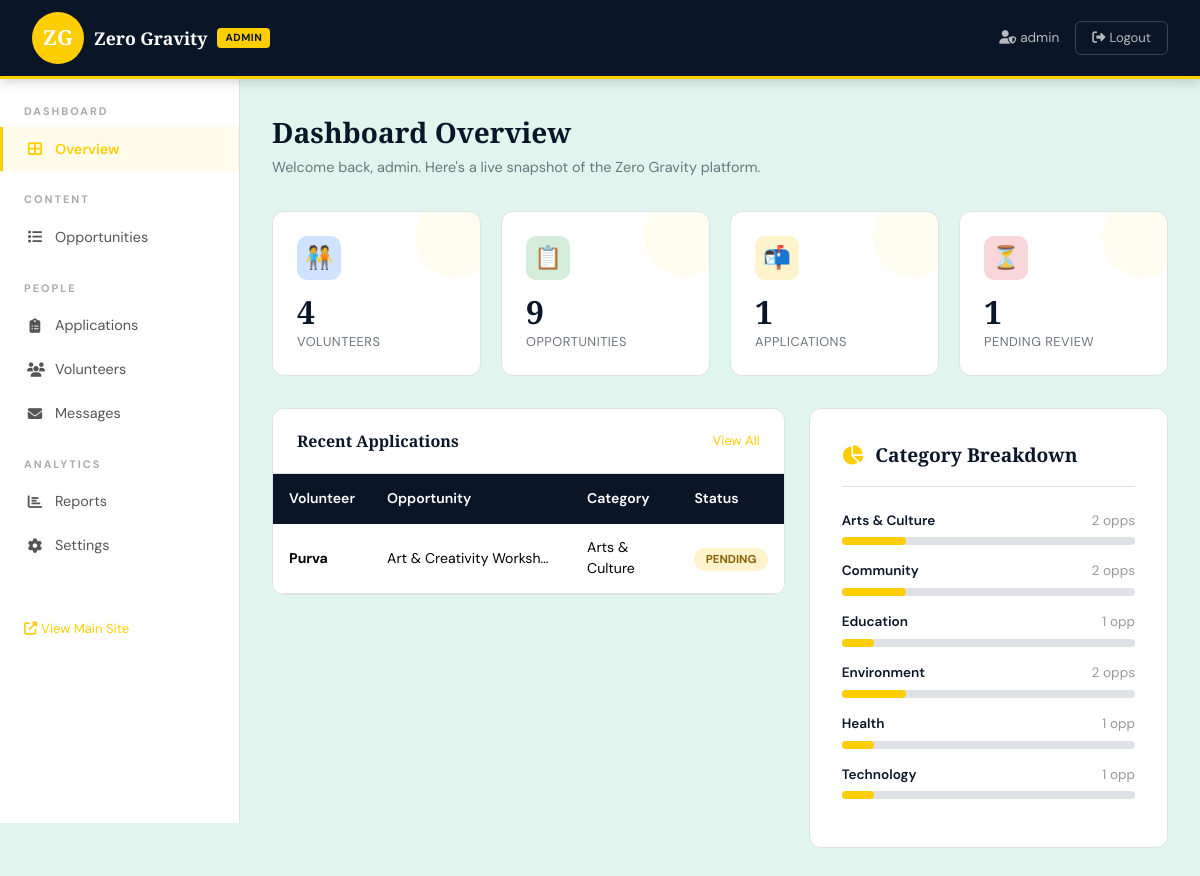
Screenshot of /admin/dashboard (signed in) with the database file from the repository.
### tables this page shows
CREATE TABLE applications (
        id INTEGER PRIMARY KEY AUTOINCREMENT,
        volunteer_id INTEGER,
        opportunity_id INTEGER,
        volunteer_name TEXT,
        volunteer_email TEXT,
        opp_title TEXT,
        opp_category TEXT,
        reason TEXT,
        experience TEXT,
        status TEXT DEFAULT 'pending',
        applied_date TEXT DEFAULT CURRENT_DATE,
        FOREIGN KEY(volunteer_id) REFERENCES volunteers(id),
        FOREIGN KEY(opportunity_id) REFERENCES opportunities(id)
    );

CREATE TABLE opportunities (
        id INTEGER PRIMARY KEY AUTOINCREMENT,
        title TEXT NOT NULL,
        category TEXT NOT NULL,
        location TEXT,
        schedule TEXT,
        duration TEXT,
        slots INTEGER DEFAULT 10,
        registered INTEGER DEFAULT 0,
        skills_required TEXT,
        description TEXT,
        contact_person TEXT,
        posted_date TEXT DEFAULT CURRENT_DATE,
        is_active INTEGER DEFAULT 1
    );

### app.py (the view)
@app.route('/admin/dashboard')
@admin_required
def admin_dashboard():
    db = get_db()
    stats = {
        'volunteers':    db.execute('SELECT COUNT(*) as c FROM volunteers').fetchone()['c'],
        'opportunities': db.execute('SELECT COUNT(*) as c FROM opportunities WHERE is_active=1').fetchone()['c'],
        'applications':  db.execute('SELECT COUNT(*) as c FROM applications').fetchone()['c'],
        'pending':       db.execute("SELECT COUNT(*) as c FROM applications WHERE status='pending'").fetchone()['c'],
    }
    recent_apps = db.execute('''SELECT a.*, v.city FROM applications a
        JOIN volunteers v ON a.volunteer_id=v.id
        ORDER BY a.id DESC LIMIT 5''').fetchall()
    cat_data = db.execute('SELECT category, COUNT(*) as cnt FROM opportunities GROUP BY category').fetchall()
    db.close()
    return render_template('admin/dashboard.html', stats=stats,
        recent_apps=recent_apps, cat_data=cat_data,
        admin_user=session.get('admin_username'))

### app.py (called while the page is built)
def get_db():
    conn = sqlite3.connect(DATABASE)
    conn.row_factory = sqlite3.Row
    return conn

def admin_required(f):
    @wraps(f)
    def decorated(*args, **kwargs):
        if not session.get('admin_logged_in'):
            return redirect(url_for('admin_login'))
        return f(*args, **kwargs)
    return decorated

### templates/admin/dashboard.html (shortened to what this page needs)
{% extends "admin/base.html" %}
{% block content %}
<div class="tab-title">Dashboard Overview</div>
<div class="tab-sub">Welcome back, {{ admin_user }}. Here's a live snapshot of the Zero Gravity platform.</div>
<div class="stat-grid">
  {% for icon, label, val, bg, col in [
    ('🧑‍🤝‍🧑','Volunteers', stats.volunteers, '#cfe2ff','#0a58ca'),
    ('📋','Opportunities', stats.opportunities,'#d4edda','#155724'),
    ('📬','Applications', stats.applications, '#fff3cd','#664d03'),
    ('⏳','Pending Review', stats.pending,     '#f8d7da','#721c24'),
  ] %}
  <div class="stat-card">
    <div class="stat-icon" style="background:{{ bg }};color:{{ col }};font-size:1.4rem;">{{ icon }}</div>
    <div class="stat-num">{{ val }}</div>
    <div class="stat-label">{{ label }}</div>
  </div>
  {% endfor %}
</div>
<div class="row g-4">
  <div class="col-lg-7">
    <div class="admin-table">
      <div style="padding:1.25rem 1.5rem;border-bottom:1px solid var(--zg-border);display:flex;justify-content:space-between;align-items:center;">
        <strong style="font-family:var(--ff-head);">Recent Applications</strong>
        <a href="{{ url_for('admin_applications') }}" style="font-size:0.82rem;color:var(--zg-accent);text-decoration:none;">View All</a>
      </div>
      {% if recent_apps %}
      <table class="table" style="margin:0;">
        <thead><tr><th>Volunteer</th><th>Opportunity</th><th>Category</th><th>Status</th></tr></thead>
        <tbody>
          {% for app in recent_apps %}
          <tr>
            <td><strong>{{ app['volunteer_name'] }}</strong></td>
            <td style="max-width:200px;white-space:nowrap;overflow:hidden;text-overflow:ellipsis;">{{ app['opp_title'] }}</td>
            <td>{{ app['opp_category'] }}</td>
            <td><span class="badge-status badge-{{ app['status'] }}">{{ app['status'] }}</span></td>
          </tr>
          {% endfor %}
        </tbody>
      </table>
      {% else %}
      <div style="padding:2rem;text-align:center;color:#999;font-size:0.88rem;">No applications yet.</div>
      {% endif %}
    </div>
  </div>
  <div class="col-lg-5">
    <div class="form-card" style="margin-bottom:0;">
      <div class="form-card-title"><i class="fas fa-chart-pie" style="color:var(--zg-accent);"></i>Category Breakdown</div>
      {% for row in cat_data %}
      {% set pct = ((row['cnt'] / stats.opportunities) * 100)|int if stats.opportunities > 0 else 0 %}
      <div style="margin-bottom:1rem;">
        <div style="display:flex;justify-content:space-between;font-size:0.85rem;margin-bottom:0.4rem;">
          <span style="font-weight:600;">{{ row['category'] }}</span><span style="color:#999;">{{ row['cnt'] }} opp{{ 's' if row['cnt'] > 1 }}</span>
        </div>
        <div style="background:var(--zg-border);border-radius:100px;height:8px;">
          <div style="background:var(--zg-accent);height:100%;border-radius:100px;width:{{ pct }}%;"></div>
        </div>
      </div>
      {% endfor %}
    </div>
  </div>
</div>
{% endblock %}

### static/css/admin.css (style rules this page uses)
:root { --zg-deep: #0a1628; --zg-blue: #1a3a6b; --zg-accent: #FFCE00; --zg-gold: #FFCE00; --zg-light: #E0F5EE; --zg-border: #dee2e6; --ff-head: 'Playfair Display', serif; --ff-body: 'DM Sans', sans-serif; }
*, *::before, *::after { box-sizing: border-box; margin: 0; padding: 0; }
body { font-family: var(--ff-body); background: var(--zg-light); color: var(--zg-deep); }
.tab-title { font-family: var(--ff-head); font-size: 1.75rem; font-weight: 900; margin-bottom: 0.25rem; }
.tab-sub { color: #6c757d; font-size: 0.9rem; margin-bottom: 2rem; }
.stat-grid { display: grid; grid-template-columns: repeat(auto-fill, minmax(180px, 1fr)); gap: 1.25rem; margin-bottom: 2rem; }
.stat-card { background: #fff; border-radius: 12px; padding: 1.5rem; border: 1px solid var(--zg-border); position: relative; overflow: hidden; }
.stat-card::before { content: ''; position: absolute; right: -15px; top: -15px; width: 80px; height: 80px; border-radius: 50%; opacity: 0.06; background: var(--zg-accent); }
.stat-icon { width: 44px; height: 44px; border-radius: 10px; display: flex; align-items: center; justify-content: center; font-size: 1.1rem; margin-bottom: 1rem; }
.stat-num { font-family: var(--ff-head); font-size: 2rem; font-weight: 900; line-height: 1; }
.stat-label { font-size: 0.8rem; color: #6c757d; margin-top: 0.25rem; text-transform: uppercase; letter-spacing: 0.5px; }
.admin-table { background: #fff; border-radius: 12px; border: 1px solid var(--zg-border); overflow: hidden; margin-bottom: 2rem; }
.admin-table .table { margin: 0; font-size: 0.88rem; }
.admin-table thead th { background: var(--zg-deep); color: #fff; font-weight: 600; padding: 0.9rem 1rem; border: none; white-space: nowrap; }
.admin-table tbody td { padding: 0.85rem 1rem; border-color: var(--zg-border); vertical-align: middle; }
.form-card { background: #fff; border-radius: 12px; border: 1px solid var(--zg-border); padding: 2rem; margin-bottom: 1.5rem; }
.form-card-title { font-family: var(--ff-head); font-size: 1.2rem; font-weight: 700; margin-bottom: 1.5rem; padding-bottom: 1rem; border-bottom: 1px solid var(--zg-border); display: flex; align-items: center; gap: 0.75rem; }
.badge-status { padding: 0.25rem 0.7rem; border-radius: 100px; font-size: 0.72rem; font-weight: 700; text-transform: uppercase; }
.badge-pending { background: #fff3cd; color: #856404; }

### rows the page displays
applications: volunteer_name "Purva", opp_title "Art & Creativity Worksh…", opp_category "Arts & Culture", status "PENDING"
opportunities: category "Education", cnt "1", {{ pct }} 11 (drawn)
opportunities: category "Health", cnt "1", {{ pct }} 11 (drawn)
opportunities: category "Technology", cnt "1", {{ pct }} 11 (drawn)

### other values shown
{{ admin_user }} "admin"
{{ icon }} "🧑‍🤝‍🧑" "📋" "📬" "⏳"
{{ val }} "4" "9" "1" "1"
{{ label }} "VOLUNTEERS" "OPPORTUNITIES" "APPLICATIONS" "PENDING REVIEW"
{{ row['category'] }} "Arts & Culture" "Community" "Environment"
{{ row['cnt'] }} "2" "2" "2"
{{ 's' if row['cnt'] > 1 }} "s" "s" "s"
